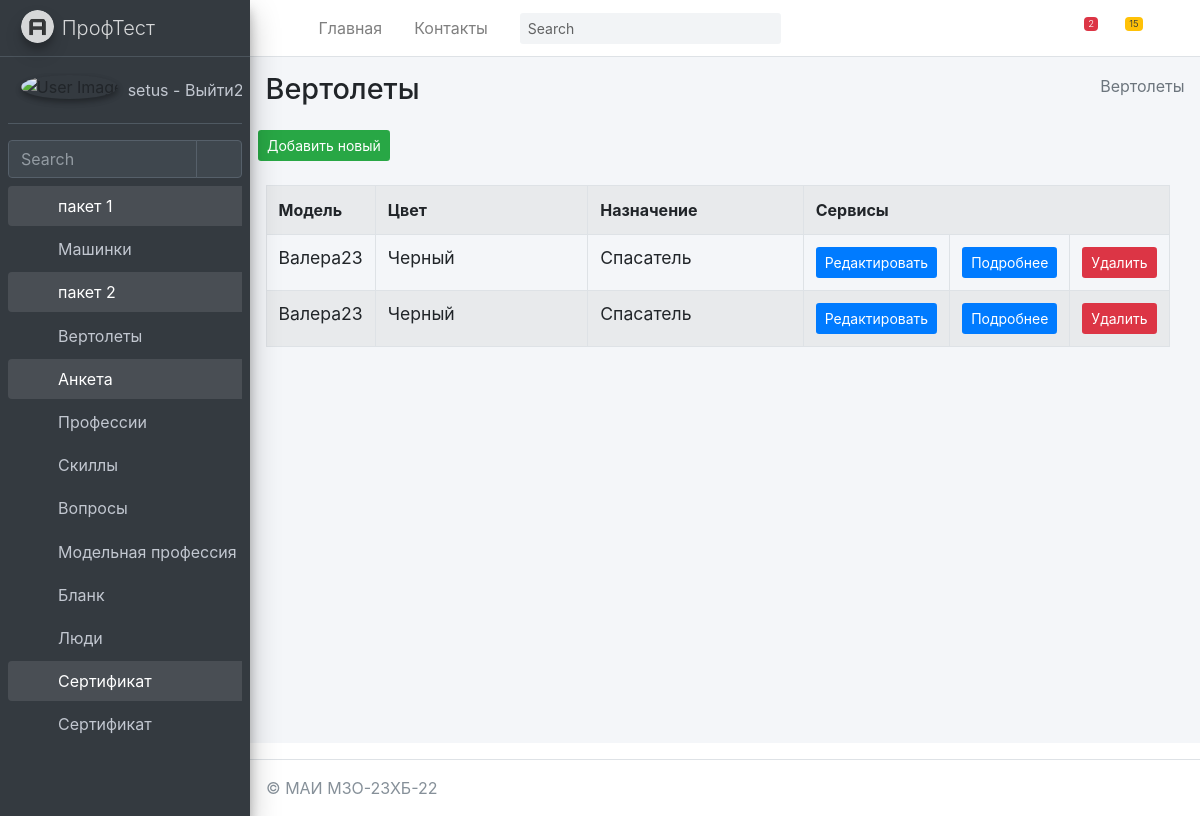
The page /helicopter/myhelicopter/ (signed in) on the database its author committed.
### mysite/helicopter/models.py (models this page shows, shortened)
class Forlog(models.Model):
    created_at = models.DateTimeField(auto_now_add=True,  verbose_name='Создано')
    updated_at = models.DateTimeField(auto_now=True, verbose_name='Обновлено')
    edesc = models.TextField(blank=True, null=True, verbose_name='Комментарий')
    erem = models.BooleanField(default=False, verbose_name='Удалить?')
    class Meta:
        abstract = True

class MyHelicopter(Forlog):
    name = models.CharField(max_length=255, blank=False, null= False, default="Валера23", verbose_name="Модель")
    color = models.CharField(max_length=255, blank=False, null = False, default="Черный", verbose_name="Цвет")
    nazn = models.CharField(max_length=255, blank=False, null = False, default="Спасатель", verbose_name="Назначение")
    class Meta:
        verbose_name = 'Вертолет'
        verbose_name_plural = 'Вертолеты'
        ordering = ['id']

### mysite/helicopter/views.py (the view)
# urls.py: path('myhelicopter/', MyHelicopterView.as_view(), name='MyHelicopter'),
@method_decorator(login_required(login_url='/login/'), name='dispatch')
class MyHelicopterView(ListView):
	model = MyHelicopter
	context_object_name = 'myhelicopter_list'
	success_url = reverse_lazy('helicopter: MyHelicopter')
	paginate_by = item_for_page
	def get_context_data(self, *, object_list=None, **kwargs):
		context = super(MyHelicopterView,self).get_context_data(**kwargs)
		context['sometry'] = self.model._meta.verbose_name_plural
		context['col1name'] = self.model._meta.get_field("name").verbose_name
		context['col2name'] = self.model._meta.get_field("color").verbose_name
		context['col3name'] = self.model._meta.get_field("nazn").verbose_name
		context['collastname'] = 'Сервисы'
		return context

### mysite/helicopter/templates/helicopter/myhelicopter_list.html (shortened to what this page needs)
{% extends "helicopter/base.html" %}
{% block content %}
{% load helicopter_tags %}
<div class="content-wrapper">
    {% block sidebar %}
    {% include 'helicopter/includes/_breadcrumb.html' %}
    {% endblock %}
    <section class="content">
        <button class="btn bg-success btn-sm">
            <a href="{% url 'helicopter:MyHelicopterCreate' %}" class=''>
                Добавить новый
            </a>
        </button>
        <br><br>
        <div class="container-fluid row">
            <div class="col-md-12">
                <table class="table table-striped table-bordered ">
                    <tr>
                        <th class="w-10">{{ col1name }}</th>
                        <th class="w-25">{{ col2name }}</th>
                        <th class="w-25">{{ col3name }}</th>
                        <th colspan="3">Сервисы</th>
                    </tr>
                    {% for item in myhelicopter_list %}
                    <tr>
                        <td>
                            <h5 class="card-title">
                                {{ item.name }}
                            </h5>
                        </td>
                        <td>
                            <h5 class="card-title">
                                {{ item.color }}
                            </h5>
                        </td>
                        <td>
                            <h5 class="card-title">
                                {{ item.nazn }}
                            </h5>
                        </td>
                        <td>
                            <button class="btn bg-primary  btn-sm">
                                <a href="{% url 'helicopter:MyHelicopterUpdate' item.pk %}">Редактировать</a>
                            </button>
                        </td>
                        <td>
                            <button class="btn bg-primary  btn-sm">
                                <a href="{% url 'helicopter:MyHelicopterDetail' item.pk %}">Подробнее</a>
                            </button>
                        </td>
                        <td>
                            <button class="btn bg-danger  btn-sm" >
                                <a href="{% url 'helicopter:MyHelicopterDelete' item.pk %}">Удалить</a>
                            </button>
                        </td>
                    </tr>
                    {% endfor %}
                </table>
            </div>
        </div>
    </section>
</div>
{% endblock %}

### mysite/templates/includes/full_sidebar.html
<aside class="main-sidebar sidebar-dark-primary elevation-4">
    <a href="/" class="brand-link">
        <img src="{{ ASSETS_ROOT }}/img/AdminLTELogo.png" alt="AdminLTE Logo" class="brand-image img-circle elevation-3"
             style="opacity: .8">
        <span class="brand-text font-weight-light">ПрофТест</span>
    </a>
    <div class="sidebar">
        <div class="user-panel mt-3 pb-3 mb-3 d-flex">
            <div class="image">
                <img src="{{ ASSETS_ROOT }}/img/user2-160x160.jpg" class="img-circle elevation-2" alt="User Image">
            </div>
            <div class="info">
                <a href="{% url 'logout' %}" class="d-block">
                    {{ request.user.username }} - Выйти2
                </a>
            </div>
        </div>
        <div class="form-inline">
            <div class="input-group" data-widget="sidebar-search">
                <input class="form-control form-control-sidebar" type="search" placeholder="Search" aria-label="Search">
                <div class="input-group-append">
                    <button class="btn btn-sidebar">
                        <i class="fas fa-search fa-fw"></i>
                    </button>
                </div>
            </div>
        </div>
        <nav class="mt-2">
            <ul class="nav nav-pills nav-sidebar flex-column" data-widget="treeview" role="menu" data-accordion="false">
                {% for item1 in SIDEBAR %}
                    <li class="nav-item {% if 'children' in item1 %} has-treeview menu-is-opening menu-open {% endif %}">
                    <a href="{% if 'children' in item1 %}#{% else %}{{ item1.url }}{% endif %}" class="nav-link">
                        <i class="nav-icon fas fa-circle {{ item1.color }}"></i>
                        <p>
                            {{ item1.name }}
                            {% if 'children' in item1 %}<i class="right fas fa-angle-left"></i>{% endif %}
                        </p>
                    </a>
                    <ul class="nav nav-treeview">
                    {% if 'children' in item1 %}
                        {% for item2 in item1.children %}
                            <li class="nav-item">
                                <a href="{{ item2.url }}" class="nav-link">
                                    <i class="far fa-circle nav-icon"></i>
                                    <p>{{ item2.name }}</p>
                                </a>
                            </li>
                        {% endfor %}
                    {% endif %}
                    </ul>
                    </li>
                {% endfor %}
            </ul>
        </nav>
    </div>
</aside>

### rows shown on the page
MyHelicopter: name "Валера23", color "Черный", nazn "Спасатель"
MyHelicopter: name "Валера23", color "Черный", nazn "Спасатель"

### other values the page prints
{{ request.user.username }} "setus"
{{ item1.name }} "пакет 1" "пакет 2" "Анкета" "Сертификат"
{{ item2.name }} "Машинки" "Вертолеты" "Профессии" "Скиллы" "Вопросы" "Модельная профессия" "Бланк" "Люди" "Сертификат"
{{ sometry }} "Вертолеты"
{{ col1name }} "Модель"
{{ col2name }} "Цвет"
{{ col3name }} "Назначение"
